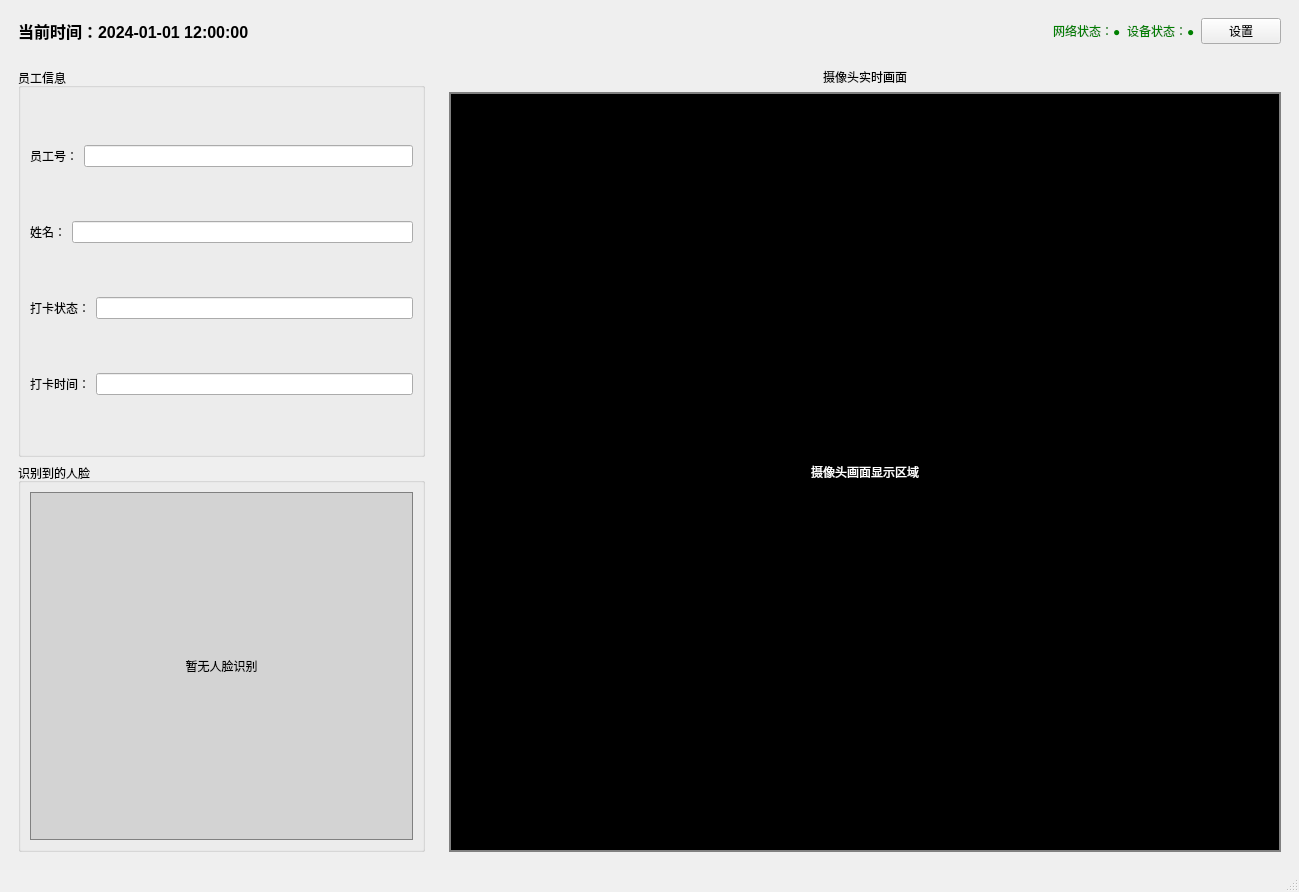
<?xml version="1.0" encoding="UTF-8"?>
<ui version="4.0">
 <class>MainWindow</class>
 <widget class="QMainWindow" name="MainWindow">
  <property name="geometry">
   <rect>
    <x>0</x>
    <y>0</y>
    <width>1299</width>
    <height>892</height>
   </rect>
  </property>
  <property name="windowTitle">
   <string>人脸识别考勤系统</string>
  </property>
  <widget class="QWidget" name="centralwidget">
   <layout class="QVBoxLayout" name="verticalLayout_main">
    <item>
     <widget class="QWidget" name="topWidget" native="true">
      <layout class="QHBoxLayout" name="horizontalLayout_top">
       <item>
        <widget class="QLabel" name="timeLabel">
         <property name="font">
          <font>
           <pointsize>12</pointsize>
           <bold>true</bold>
          </font>
         </property>
         <property name="text">
          <string>当前时间：2024-01-01 12:00:00</string>
         </property>
        </widget>
       </item>
       <item>
        <spacer name="horizontalSpacer_top">
         <property name="orientation">
          <enum>Qt::Orientation::Horizontal</enum>
         </property>
         <property name="sizeHint" stdset="0">
          <size>
           <width>40</width>
           <height>20</height>
          </size>
         </property>
        </spacer>
       </item>
       <item>
        <widget class="QLabel" name="networkStatusLabel">
         <property name="styleSheet">
          <string notr="true">color: green;</string>
         </property>
         <property name="text">
          <string>网络状态：●</string>
         </property>
        </widget>
       </item>
       <item>
        <widget class="QLabel" name="deviceStatusLabel">
         <property name="styleSheet">
          <string notr="true">color: green;</string>
         </property>
         <property name="text">
          <string>设备状态：●</string>
         </property>
        </widget>
       </item>
       <item>
        <widget class="QPushButton" name="settingButton">
         <property name="text">
          <string>设置</string>
         </property>
         <property name="icon">
          <iconset theme="configure"/>
         </property>
        </widget>
       </item>
      </layout>
     </widget>
    </item>
    <item>
     <layout class="QHBoxLayout" name="horizontalLayout_center" stretch="1,2">
      <item>
       <widget class="QWidget" name="leftWidget" native="true">
        <layout class="QVBoxLayout" name="verticalLayout_left">
         <item>
          <widget class="QGroupBox" name="infoGroupBox">
           <property name="title">
            <string>员工信息</string>
           </property>
           <layout class="QVBoxLayout" name="verticalLayout_info">
            <item>
             <layout class="QHBoxLayout" name="horizontalLayout_employeeId">
              <item>
               <widget class="QLabel" name="employeeIdLabel">
                <property name="text">
                 <string>员工号：</string>
                </property>
               </widget>
              </item>
              <item>
               <widget class="QLineEdit" name="employeeIdEdit">
                <property name="readOnly">
                 <bool>true</bool>
                </property>
               </widget>
              </item>
             </layout>
            </item>
            <item>
             <layout class="QHBoxLayout" name="horizontalLayout_name">
              <item>
               <widget class="QLabel" name="nameLabel">
                <property name="text">
                 <string>姓名：</string>
                </property>
               </widget>
              </item>
              <item>
               <widget class="QLineEdit" name="nameEdit">
                <property name="readOnly">
                 <bool>true</bool>
                </property>
               </widget>
              </item>
             </layout>
            </item>
            <item>
             <layout class="QHBoxLayout" name="horizontalLayout_status">
              <item>
               <widget class="QLabel" name="statusLabel">
                <property name="text">
                 <string>打卡状态：</string>
                </property>
               </widget>
              </item>
              <item>
               <widget class="QLineEdit" name="statusEdit">
                <property name="readOnly">
                 <bool>true</bool>
                </property>
               </widget>
              </item>
             </layout>
            </item>
            <item>
             <layout class="QHBoxLayout" name="horizontalLayout_time">
              <item>
               <widget class="QLabel" name="checkTimeLabel">
                <property name="text">
                 <string>打卡时间：</string>
                </property>
               </widget>
              </item>
              <item>
               <widget class="QLineEdit" name="checkTimeEdit">
                <property name="readOnly">
                 <bool>true</bool>
                </property>
               </widget>
              </item>
             </layout>
            </item>
           </layout>
          </widget>
         </item>
         <item>
          <widget class="QGroupBox" name="faceImageGroupBox">
           <property name="title">
            <string>识别到的人脸</string>
           </property>
           <layout class="QVBoxLayout" name="verticalLayout_face">
            <item>
             <widget class="QLabel" name="faceImageLabel">
              <property name="minimumSize">
               <size>
                <width>200</width>
                <height>200</height>
               </size>
              </property>
              <property name="styleSheet">
               <string notr="true">background-color: lightgray; border: 1px solid gray;</string>
              </property>
              <property name="text">
               <string>暂无人脸识别</string>
              </property>
              <property name="alignment">
               <set>Qt::AlignmentFlag::AlignCenter</set>
              </property>
             </widget>
            </item>
           </layout>
          </widget>
         </item>
        </layout>
       </widget>
      </item>
      <item>
       <widget class="QWidget" name="rightWidget" native="true">
        <layout class="QVBoxLayout" name="verticalLayout_right">
         <item>
          <widget class="QLabel" name="cameraLabel">
           <property name="text">
            <string>摄像头实时画面</string>
           </property>
           <property name="alignment">
            <set>Qt::AlignmentFlag::AlignCenter</set>
           </property>
          </widget>
         </item>
         <item>
          <widget class="QLabel" name="cameraDisplay">
           <property name="sizePolicy">
            <sizepolicy hsizetype="Expanding" vsizetype="Expanding">
             <horstretch>0</horstretch>
             <verstretch>0</verstretch>
            </sizepolicy>
           </property>
           <property name="minimumSize">
            <size>
             <width>640</width>
             <height>480</height>
            </size>
           </property>
           <property name="styleSheet">
            <string notr="true">background-color: black; color: white; border: 2px solid gray;</string>
           </property>
           <property name="text">
            <string>摄像头画面显示区域</string>
           </property>
           <property name="alignment">
            <set>Qt::AlignmentFlag::AlignCenter</set>
           </property>
          </widget>
         </item>
        </layout>
       </widget>
      </item>
     </layout>
    </item>
   </layout>
  </widget>
  <widget class="QStatusBar" name="statusbar">
   <property name="styleSheet">
    <string notr="true">QStatusBar { background-color: #f0f0f0; }</string>
   </property>
  </widget>
 </widget>
 <resources/>
 <connections/>
</ui>
